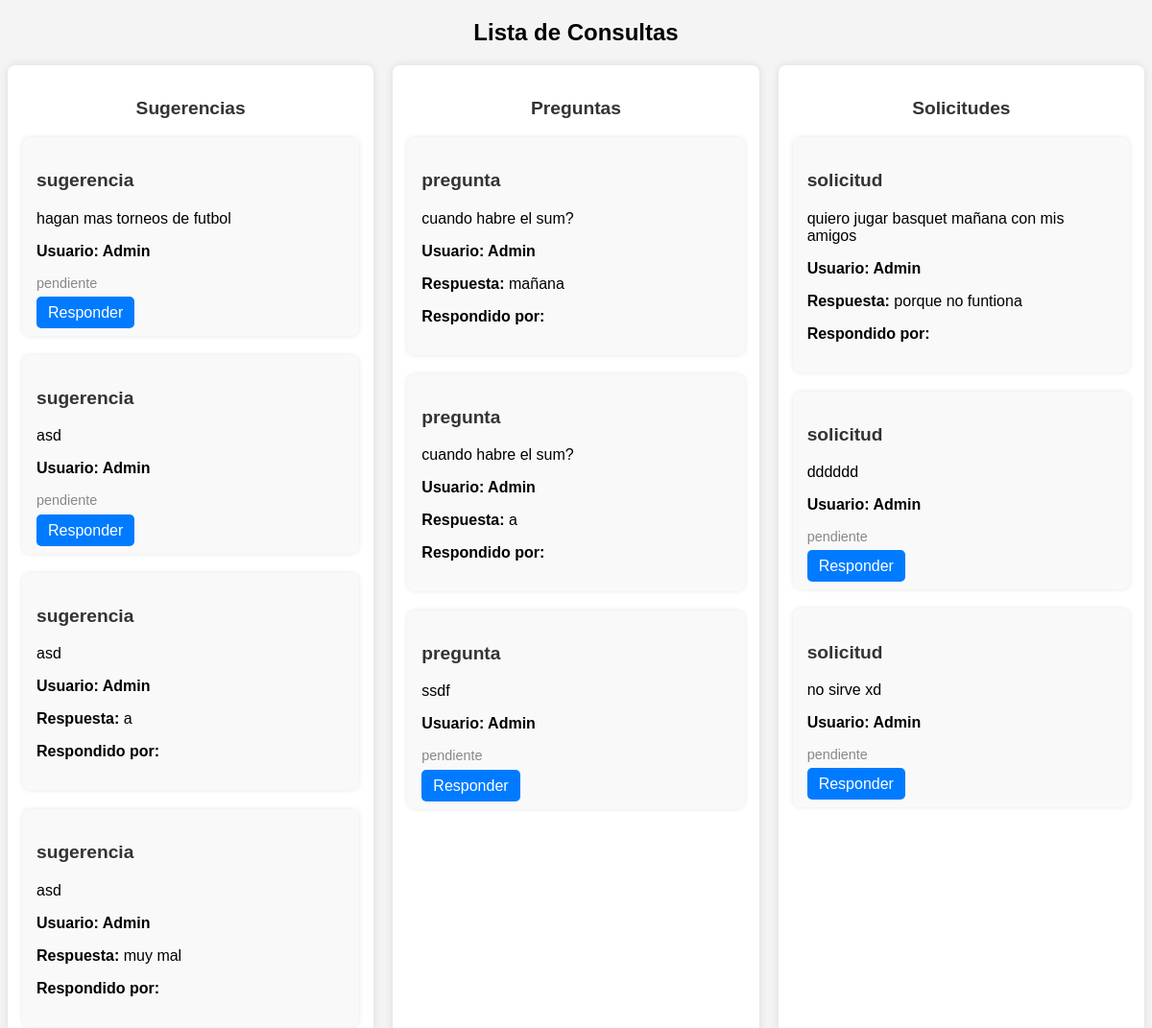
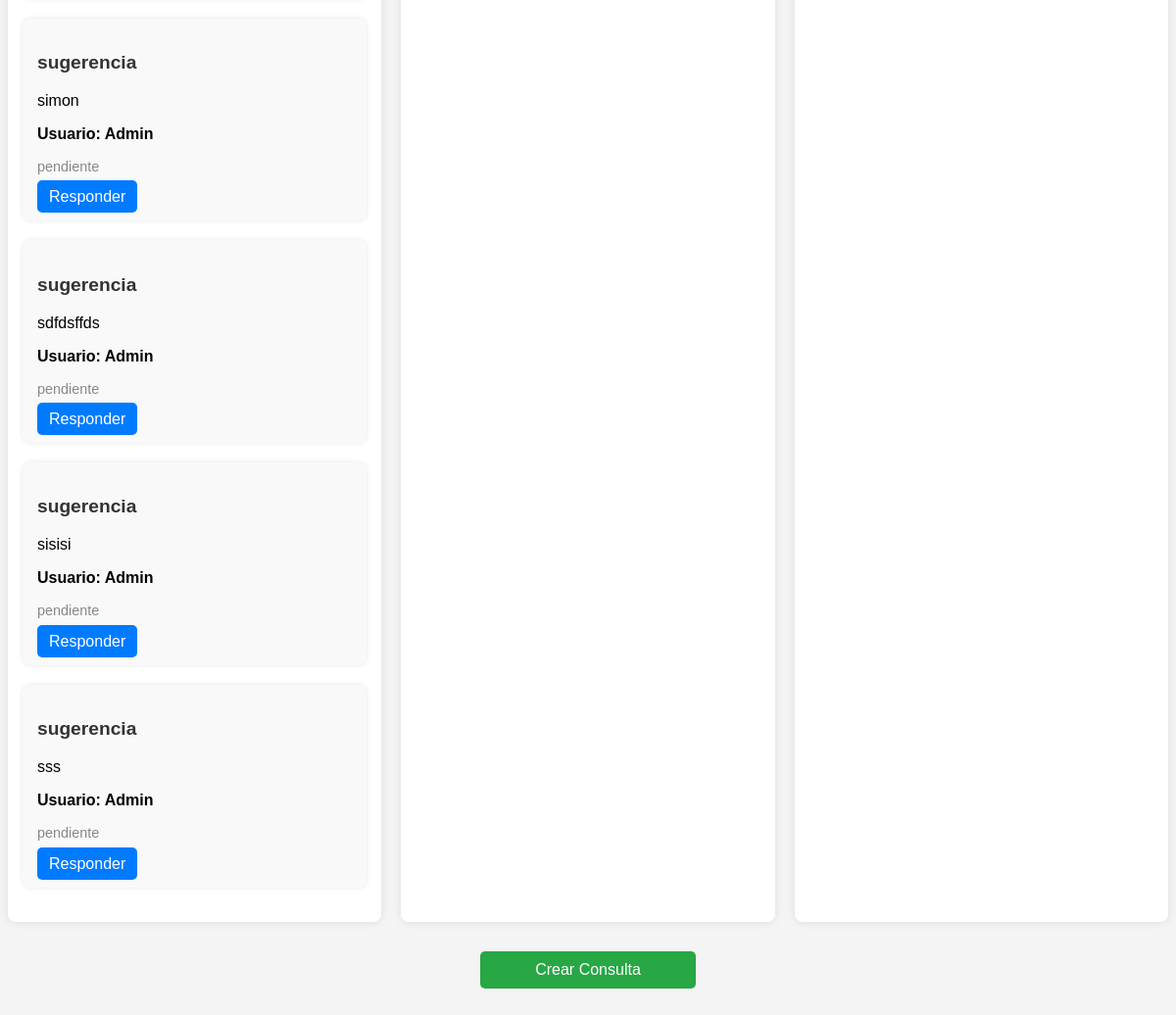
Page /SUMZONE2/php/consultas.php on the committed database (2 pictures, top to bottom).
### tables this page shows
CREATE TABLE `consultas` (
  `ID` int(11) NOT NULL AUTO_INCREMENT,
  `ID_usuario` int(11) DEFAULT NULL,
  `tipo_consulta` enum('sugerencia','pregunta','solicitud') DEFAULT NULL,
  `texto_consulta` text DEFAULT NULL,
  `fecha_consulta` timestamp NULL DEFAULT current_timestamp(),
  `estado` enum('pendiente','respondida','resuelta') DEFAULT 'pendiente',
  `texto_respuesta` text DEFAULT NULL,
  `ID_usuario_respuesta` int(11) DEFAULT NULL,
  PRIMARY KEY (`ID`)
);

CREATE TABLE IF NOT EXISTS `USUARIO` (
  `ID` INT NOT NULL AUTO_INCREMENT,
  `username` VARCHAR(20) NOT NULL,
  `Email` VARCHAR(50) NOT NULL,
  `Contraseña` VARCHAR(50) NOT NULL,
  `ROL_ID` INT NOT NULL DEFAULT 1,
  PRIMARY KEY (`ID`),
  INDEX `fk_USUARIO_ROL1_idx` (`ROL_ID` ASC),
  CONSTRAINT `fk_USUARIO_ROL1`
    FOREIGN KEY (`ROL_ID`)
    REFERENCES `ROL` (`ID`)
    ON DELETE NO ACTION
    ON UPDATE NO ACTION);

### SUMZONE2/php/consultas.php (the view, shortened to what this page needs)
<?php
include('conexion.php');
$query = "SELECT c.*, u.username AS usuario_consulta, r.username AS usuario_respuesta
          FROM consultas c
          JOIN usuario u ON c.ID_usuario = u.ID
          LEFT JOIN usuario r ON c.ID_usuario_respuesta = r.ID";
$result = $conn->query($query);
if ($result->num_rows > 0) {
    $consultas = $result->fetch_all(MYSQLI_ASSOC);
} else {
    $consultas = [];
}
?>
<!DOCTYPE html>
<html lang="es">
<head>
    <link rel="stylesheet" href="../css/consultas.css">
</head>
<body>
    <h2>Lista de Consultas</h2>
    <div class="container">
        <div class="column">
            <h3>Sugerencias</h3>
            <?php
            foreach ($consultas as $consulta) {
                if ($consulta['tipo_consulta'] == 'sugerencia') {
                    echo "<div class='consulta'>
                            <h3>" . htmlspecialchars($consulta['tipo_consulta']) . "</h3>
                            <p>" . htmlspecialchars($consulta['texto_consulta']) . "</p>
                            <p class='usuario'>Usuario: " . htmlspecialchars($consulta['usuario_consulta']) . "</p>
                            <p class='estado'>" . htmlspecialchars($consulta['estado']) . "</p>";
                    if (!empty($consulta['texto_respuesta'])) {
                        echo "<p class='respuesta'><strong>Respuesta:</strong> " . htmlspecialchars($consulta['texto_respuesta']) . "</p>";
                        echo "<p class='usuario_respuesta'><strong>Respondido por:</strong> " . htmlspecialchars($consulta['usuario_respuesta']) . "</p>";
                    } else {
                        echo "<a href='responder_consulta.php?id=" . $consulta['ID'] . "' class='boton-responder'>Responder</a>";
                    }
                    echo "</div>";
                }
            }
            ?>
        </div>
        <div class="column">
            <h3>Preguntas</h3>
            <?php
            foreach ($consultas as $consulta) {
                if ($consulta['tipo_consulta'] == 'pregunta') {
                    echo "<div class='consulta'>
                            <h3>" . htmlspecialchars($consulta['tipo_consulta']) . "</h3>
                            <p>" . htmlspecialchars($consulta['texto_consulta']) . "</p>
                            <p class='usuario'>Usuario: " . htmlspecialchars($consulta['usuario_consulta']) . "</p>
                            <p class='estado'>" . htmlspecialchars($consulta['estado']) . "</p>";
                    if (!empty($consulta['texto_respuesta'])) {
                        echo "<p class='respuesta'><strong>Respuesta:</strong> " . htmlspecialchars($consulta['texto_respuesta']) . "</p>";
                        echo "<p class='usuario_respuesta'><strong>Respondido por:</strong> " . htmlspecialchars($consulta['usuario_respuesta']) . "</p>";
                    } else {
                        echo "<a href='responder_consulta.php?id=" . $consulta['ID'] . "' class='boton-responder'>Responder</a>";
                    }
                    echo "</div>";
                }
            }
            ?>
        </div>
        <div class="column">
            <h3>Solicitudes</h3>
            <?php
            foreach ($consultas as $consulta) {
                if ($consulta['tipo_consulta'] == 'solicitud') {
                    echo "<div class='consulta'>
                            <h3>" . htmlspecialchars($consulta['tipo_consulta']) . "</h3>
                            <p>" . htmlspecialchars($consulta['texto_consulta']) . "</p>
                            <p class='usuario'>Usuario: " . htmlspecialchars($consulta['usuario_consulta']) . "</p>
                            <p class='estado'>" . htmlspecialchars($consulta['estado']) . "</p>";
                    if (!empty($consulta['texto_respuesta'])) {
                        echo "<p class='respuesta'><strong>Respuesta:</strong> " . htmlspecialchars($consulta['texto_respuesta']) . "</p>";
                        echo "<p class='usuario_respuesta'><strong>Respondido por:</strong> " . htmlspecialchars($consulta['usuario_respuesta']) . "</p>";
                    } else {
                        echo "<a href='responder_consulta.php?id=" . $consulta['ID'] . "' class='boton-responder'>Responder</a>";
                    }
                    echo "</div>";
                }
            }
            ?>
        </div>
    </div>
    <a href="crear_consulta.php" class="boton-crear">Crear Consulta</a>
</body>
</html>

### SUMZONE2/css/consultas.css (style rules this page uses)
body { font-family: Arial, sans-serif; background-color: #f4f4f4; text-align: center; }
.container { display: flex; justify-content: center; gap: 20px; margin-top: 20px; }
.column { width: 30%; padding: 15px; background-color: #fff; border-radius: 8px; box-shadow: 0 0 10px rgba(0, 0, 0, 0.1); }
.consulta { background-color: #f9f9f9; padding: 15px; margin-bottom: 20px; border-radius: 8px; box-shadow: 0 0 5px rgba(0, 0, 0, 0.1); text-align: left; }
h3 { color: #333; font-size: 1.2em; }
.usuario { font-weight: bold; margin-top: 10px; }
.estado { font-size: 0.9em; color: #888; margin-top: 10px; }
.boton-responder { background-color: #007bff; color: white; border: none; padding: 8px 12px; border-radius: 5px; cursor: pointer; text-decoration: none; }
.boton-crear { display: block; width: 200px; margin: 30px auto; padding: 10px; background-color: #28a745; color: white; text-decoration: none; text-align: center; border-radius: 5px; }

### rows in the picture
consultas: tipo_consulta "sugerencia", texto_consulta "hagan mas torneos de futbol", ID_usuario.username "Admin", estado "pendiente"
consultas: tipo_consulta "sugerencia", texto_consulta "asd", ID_usuario.username "Admin", estado "pendiente"
consultas: tipo_consulta "sugerencia", texto_consulta "asd", ID_usuario.username "Admin", texto_respuesta "a"
consultas: tipo_consulta "sugerencia", texto_consulta "asd", ID_usuario.username "Admin", texto_respuesta "muy mal"
consultas: tipo_consulta "sugerencia", texto_consulta "simon", ID_usuario.username "Admin", estado "pendiente"
consultas: tipo_consulta "sugerencia", texto_consulta "sdfdsffds", ID_usuario.username "Admin", estado "pendiente"
consultas: tipo_consulta "sugerencia", texto_consulta "sisisi", ID_usuario.username "Admin", estado "pendiente"
consultas: tipo_consulta "sugerencia", texto_consulta "sss", ID_usuario.username "Admin", estado "pendiente"
consultas: tipo_consulta "pregunta", texto_consulta "cuando habre el sum?", ID_usuario.username "Admin", texto_respuesta "mañana"
consultas: tipo_consulta "pregunta", texto_consulta "cuando habre el sum?", ID_usuario.username "Admin", texto_respuesta "a"
consultas: tipo_consulta "pregunta", texto_consulta "ssdf", ID_usuario.username "Admin", estado "pendiente"
consultas: tipo_consulta "solicitud", texto_consulta "quiero jugar basquet mañana con mis amigos", ID_usuario.username "Admin", texto_respuesta "porque no funtiona"
consultas: tipo_consulta "solicitud", texto_consulta "dddddd", ID_usuario.username "Admin", estado "pendiente"
consultas: tipo_consulta "solicitud", texto_consulta "no sirve xd", ID_usuario.username "Admin", estado "pendiente"
